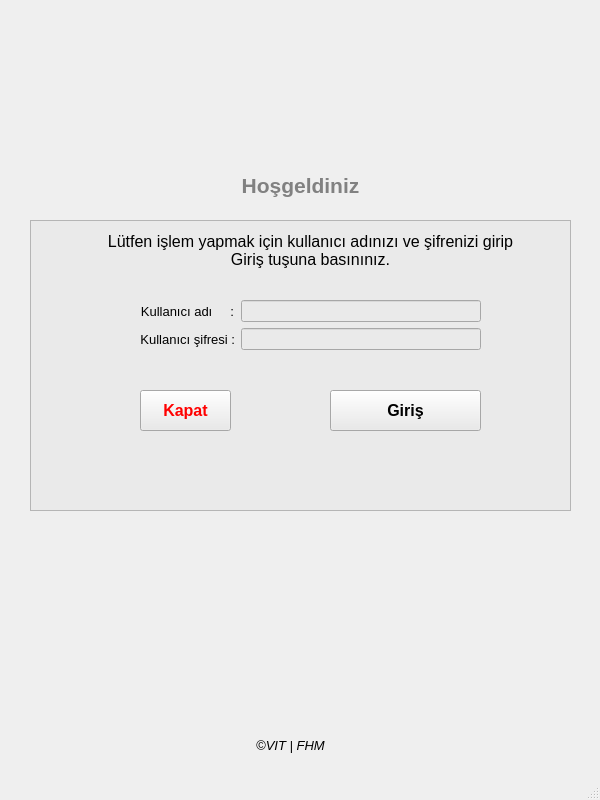
<?xml version="1.0" encoding="UTF-8"?>
<ui version="4.0">
 <class>MainWindow</class>
 <widget class="QMainWindow" name="MainWindow">
  <property name="geometry">
   <rect>
    <x>0</x>
    <y>0</y>
    <width>600</width>
    <height>800</height>
   </rect>
  </property>
  <property name="sizePolicy">
   <sizepolicy hsizetype="Expanding" vsizetype="Expanding">
    <horstretch>0</horstretch>
    <verstretch>0</verstretch>
   </sizepolicy>
  </property>
  <property name="minimumSize">
   <size>
    <width>600</width>
    <height>800</height>
   </size>
  </property>
  <property name="maximumSize">
   <size>
    <width>1980</width>
    <height>1060</height>
   </size>
  </property>
  <property name="mouseTracking">
   <bool>false</bool>
  </property>
  <property name="windowTitle">
   <string>MainWindow</string>
  </property>
  <widget class="QWidget" name="centralwidget">
   <widget class="QLabel" name="label_3">
    <property name="geometry">
     <rect>
      <x>880</x>
      <y>670</y>
      <width>49</width>
      <height>16</height>
     </rect>
    </property>
    <property name="font">
     <font>
      <pointsize>10</pointsize>
      <italic>true</italic>
     </font>
    </property>
    <property name="text">
     <string>©VIT</string>
    </property>
   </widget>
   <widget class="QFrame" name="frame_2">
    <property name="geometry">
     <rect>
      <x>30</x>
      <y>220</y>
      <width>541</width>
      <height>291</height>
     </rect>
    </property>
    <property name="sizePolicy">
     <sizepolicy hsizetype="Preferred" vsizetype="Preferred">
      <horstretch>0</horstretch>
      <verstretch>0</verstretch>
     </sizepolicy>
    </property>
    <property name="styleSheet">
     <string notr="true">background-color: rgb(207, 207, 207);
background-color: rgb(234, 234, 234);</string>
    </property>
    <property name="frameShape">
     <enum>QFrame::StyledPanel</enum>
    </property>
    <property name="frameShadow">
     <enum>QFrame::Raised</enum>
    </property>
    <widget class="QPushButton" name="girisButonu">
     <property name="geometry">
      <rect>
       <x>300</x>
       <y>170</y>
       <width>151</width>
       <height>41</height>
      </rect>
     </property>
     <property name="font">
      <font>
       <pointsize>12</pointsize>
       <weight>75</weight>
       <bold>true</bold>
      </font>
     </property>
     <property name="whatsThis">
      <string>&lt;html&gt;&lt;head/&gt;&lt;body&gt;&lt;p align=&quot;center&quot;&gt;&lt;br/&gt;&lt;/p&gt;&lt;/body&gt;&lt;/html&gt;</string>
     </property>
     <property name="text">
      <string>Giriş</string>
     </property>
    </widget>
    <widget class="QWidget" name="formLayoutWidget_3">
     <property name="geometry">
      <rect>
       <x>110</x>
       <y>80</y>
       <width>341</width>
       <height>61</height>
      </rect>
     </property>
     <layout class="QFormLayout" name="formLayout_3">
      <item row="0" column="0">
       <widget class="QLabel" name="K_adi_tekst_2">
        <property name="font">
         <font>
          <pointsize>10</pointsize>
         </font>
        </property>
        <property name="text">
         <string>Kullanıcı adı     :</string>
        </property>
        <property name="alignment">
         <set>Qt::AlignRight|Qt::AlignTrailing|Qt::AlignVCenter</set>
        </property>
       </widget>
      </item>
      <item row="0" column="1">
       <widget class="QLineEdit" name="kullaniciAdi">
        <property name="toolTip">
         <string>Kullanıcı adınızı giriniz!</string>
        </property>
        <property name="text">
         <string/>
        </property>
       </widget>
      </item>
      <item row="1" column="0">
       <widget class="QLabel" name="K_sifresi_tekst_2">
        <property name="font">
         <font>
          <pointsize>10</pointsize>
         </font>
        </property>
        <property name="text">
         <string>Kullanıcı şifresi :</string>
        </property>
        <property name="alignment">
         <set>Qt::AlignRight|Qt::AlignTrailing|Qt::AlignVCenter</set>
        </property>
       </widget>
      </item>
      <item row="1" column="1">
       <widget class="QLineEdit" name="kullaniciParola">
        <property name="toolTip">
         <string>Kullanıcı şifrenizi giriniz!</string>
        </property>
        <property name="text">
         <string/>
        </property>
        <property name="echoMode">
         <enum>QLineEdit::Password</enum>
        </property>
       </widget>
      </item>
     </layout>
    </widget>
    <widget class="QLabel" name="label_11">
     <property name="geometry">
      <rect>
       <x>70</x>
       <y>10</y>
       <width>421</width>
       <height>41</height>
      </rect>
     </property>
     <property name="font">
      <font>
       <pointsize>12</pointsize>
       <weight>50</weight>
       <bold>false</bold>
      </font>
     </property>
     <property name="text">
      <string>Lütfen işlem yapmak için kullanıcı adınızı ve şifrenizi girip 
Giriş tuşuna basınınız.</string>
     </property>
     <property name="alignment">
      <set>Qt::AlignCenter</set>
     </property>
    </widget>
    <widget class="QPushButton" name="cikisButonu">
     <property name="geometry">
      <rect>
       <x>110</x>
       <y>170</y>
       <width>91</width>
       <height>41</height>
      </rect>
     </property>
     <property name="font">
      <font>
       <pointsize>12</pointsize>
       <weight>75</weight>
       <bold>true</bold>
      </font>
     </property>
     <property name="toolTip">
      <string>Uygulamadan cikar!</string>
     </property>
     <property name="whatsThis">
      <string/>
     </property>
     <property name="styleSheet">
      <string notr="true">color: rgb(255, 0, 0);</string>
     </property>
     <property name="text">
      <string>Kapat</string>
     </property>
    </widget>
    <widget class="QLabel" name="Uyari">
     <property name="geometry">
      <rect>
       <x>10</x>
       <y>150</y>
       <width>511</width>
       <height>20</height>
      </rect>
     </property>
     <property name="font">
      <font>
       <pointsize>11</pointsize>
       <weight>75</weight>
       <bold>true</bold>
      </font>
     </property>
     <property name="styleSheet">
      <string notr="true">color: rgb(255, 0, 0);</string>
     </property>
     <property name="text">
      <string/>
     </property>
     <property name="alignment">
      <set>Qt::AlignCenter</set>
     </property>
    </widget>
   </widget>
   <widget class="QLabel" name="label_15">
    <property name="geometry">
     <rect>
      <x>30</x>
      <y>170</y>
      <width>541</width>
      <height>31</height>
     </rect>
    </property>
    <property name="font">
     <font>
      <pointsize>16</pointsize>
      <weight>75</weight>
      <bold>true</bold>
     </font>
    </property>
    <property name="styleSheet">
     <string notr="true">color: rgb(129, 129, 129);
</string>
    </property>
    <property name="text">
     <string>Hoşgeldiniz</string>
    </property>
    <property name="alignment">
     <set>Qt::AlignCenter</set>
    </property>
   </widget>
   <widget class="QLabel" name="VitHes">
    <property name="geometry">
     <rect>
      <x>0</x>
      <y>720</y>
      <width>581</width>
      <height>51</height>
     </rect>
    </property>
    <property name="font">
     <font>
      <pointsize>10</pointsize>
      <italic>true</italic>
     </font>
    </property>
    <property name="text">
     <string>©VIT | FHM</string>
    </property>
    <property name="alignment">
     <set>Qt::AlignCenter</set>
    </property>
   </widget>
   <widget class="QLabel" name="LogoWRH">
    <property name="geometry">
     <rect>
      <x>30</x>
      <y>20</y>
      <width>541</width>
      <height>141</height>
     </rect>
    </property>
    <property name="text">
     <string/>
    </property>
    <property name="pixmap">
     <pixmap>../CRM Examples/Sami_Python_Modul_Week_7-main/logo.png</pixmap>
    </property>
    <property name="scaledContents">
     <bool>true</bool>
    </property>
   </widget>
  </widget>
  <widget class="QStatusBar" name="statusbar"/>
 </widget>
 <resources/>
 <connections/>
</ui>
